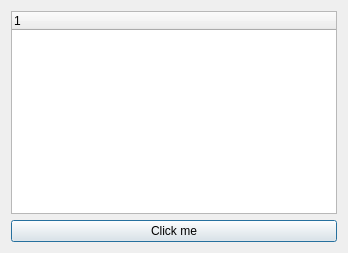
<?xml version="1.0" encoding="UTF-8"?>
<ui version="4.0">
 <class>Dialog</class>
 <widget class="QDialog" name="Dialog">
  <property name="geometry">
   <rect>
    <x>0</x>
    <y>0</y>
    <width>348</width>
    <height>253</height>
   </rect>
  </property>
  <property name="windowTitle">
   <string>Dialog</string>
  </property>
  <layout class="QVBoxLayout" name="verticalLayout">
   <item>
    <widget class="QTreeWidget" name="treeWidget">
     <column>
      <property name="text">
       <string notr="true">1</string>
      </property>
     </column>
    </widget>
   </item>
   <item>
    <widget class="QPushButton" name="pushButton">
     <property name="text">
      <string>Click me</string>
     </property>
    </widget>
   </item>
  </layout>
 </widget>
 <layoutdefault spacing="6" margin="11"/>
 <resources/>
 <connections/>
</ui>
